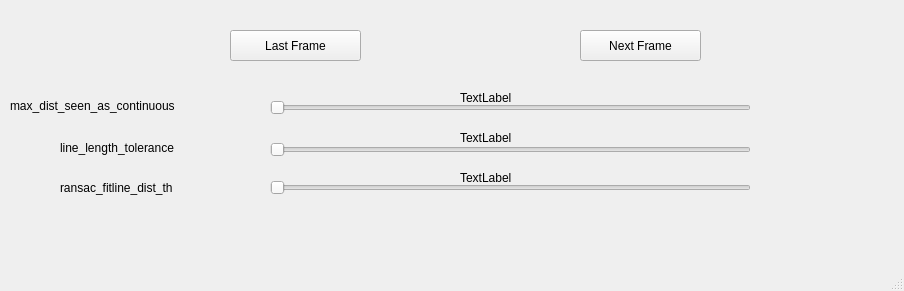
<?xml version="1.0" encoding="UTF-8"?>
<ui version="4.0">
 <class>AdjustParametersWindow</class>
 <widget class="QMainWindow" name="AdjustParametersWindow">
  <property name="geometry">
   <rect>
    <x>0</x>
    <y>0</y>
    <width>904</width>
    <height>291</height>
   </rect>
  </property>
  <property name="windowTitle">
   <string>MainWindow</string>
  </property>
  <widget class="QWidget" name="centralwidget">
   <widget class="QSlider" name="p1Slider">
    <property name="geometry">
     <rect>
      <x>270</x>
      <y>100</y>
      <width>481</width>
      <height>16</height>
     </rect>
    </property>
    <property name="orientation">
     <enum>Qt::Horizontal</enum>
    </property>
   </widget>
   <widget class="QSlider" name="p2Slider">
    <property name="geometry">
     <rect>
      <x>270</x>
      <y>140</y>
      <width>481</width>
      <height>20</height>
     </rect>
    </property>
    <property name="orientation">
     <enum>Qt::Horizontal</enum>
    </property>
   </widget>
   <widget class="QSlider" name="p3Slider">
    <property name="geometry">
     <rect>
      <x>270</x>
      <y>180</y>
      <width>481</width>
      <height>16</height>
     </rect>
    </property>
    <property name="orientation">
     <enum>Qt::Horizontal</enum>
    </property>
   </widget>
   <widget class="QPushButton" name="lastButton">
    <property name="geometry">
     <rect>
      <x>230</x>
      <y>30</y>
      <width>131</width>
      <height>31</height>
     </rect>
    </property>
    <property name="text">
     <string>Last Frame</string>
    </property>
   </widget>
   <widget class="QPushButton" name="nextButton">
    <property name="geometry">
     <rect>
      <x>580</x>
      <y>30</y>
      <width>121</width>
      <height>31</height>
     </rect>
    </property>
    <property name="text">
     <string>Next Frame</string>
    </property>
   </widget>
   <widget class="QLabel" name="p1_label">
    <property name="geometry">
     <rect>
      <x>10</x>
      <y>90</y>
      <width>231</width>
      <height>31</height>
     </rect>
    </property>
    <property name="text">
     <string>max_dist_seen_as_continuous</string>
    </property>
   </widget>
   <widget class="QLabel" name="p2_label">
    <property name="geometry">
     <rect>
      <x>60</x>
      <y>140</y>
      <width>181</width>
      <height>16</height>
     </rect>
    </property>
    <property name="text">
     <string>line_length_tolerance</string>
    </property>
   </widget>
   <widget class="QLabel" name="p2_lable">
    <property name="geometry">
     <rect>
      <x>60</x>
      <y>180</y>
      <width>181</width>
      <height>16</height>
     </rect>
    </property>
    <property name="text">
     <string>ransac_fitline_dist_th</string>
    </property>
   </widget>
   <widget class="QLabel" name="p1_value">
    <property name="geometry">
     <rect>
      <x>460</x>
      <y>90</y>
      <width>141</width>
      <height>16</height>
     </rect>
    </property>
    <property name="text">
     <string>TextLabel</string>
    </property>
   </widget>
   <widget class="QLabel" name="p2_value">
    <property name="geometry">
     <rect>
      <x>460</x>
      <y>130</y>
      <width>141</width>
      <height>16</height>
     </rect>
    </property>
    <property name="text">
     <string>TextLabel</string>
    </property>
   </widget>
   <widget class="QLabel" name="p3_value">
    <property name="geometry">
     <rect>
      <x>460</x>
      <y>170</y>
      <width>141</width>
      <height>16</height>
     </rect>
    </property>
    <property name="text">
     <string>TextLabel</string>
    </property>
   </widget>
  </widget>
  <widget class="QMenuBar" name="menubar">
   <property name="geometry">
    <rect>
     <x>0</x>
     <y>0</y>
     <width>904</width>
     <height>19</height>
    </rect>
   </property>
  </widget>
  <widget class="QStatusBar" name="statusbar"/>
 </widget>
 <resources/>
 <connections/>
</ui>
